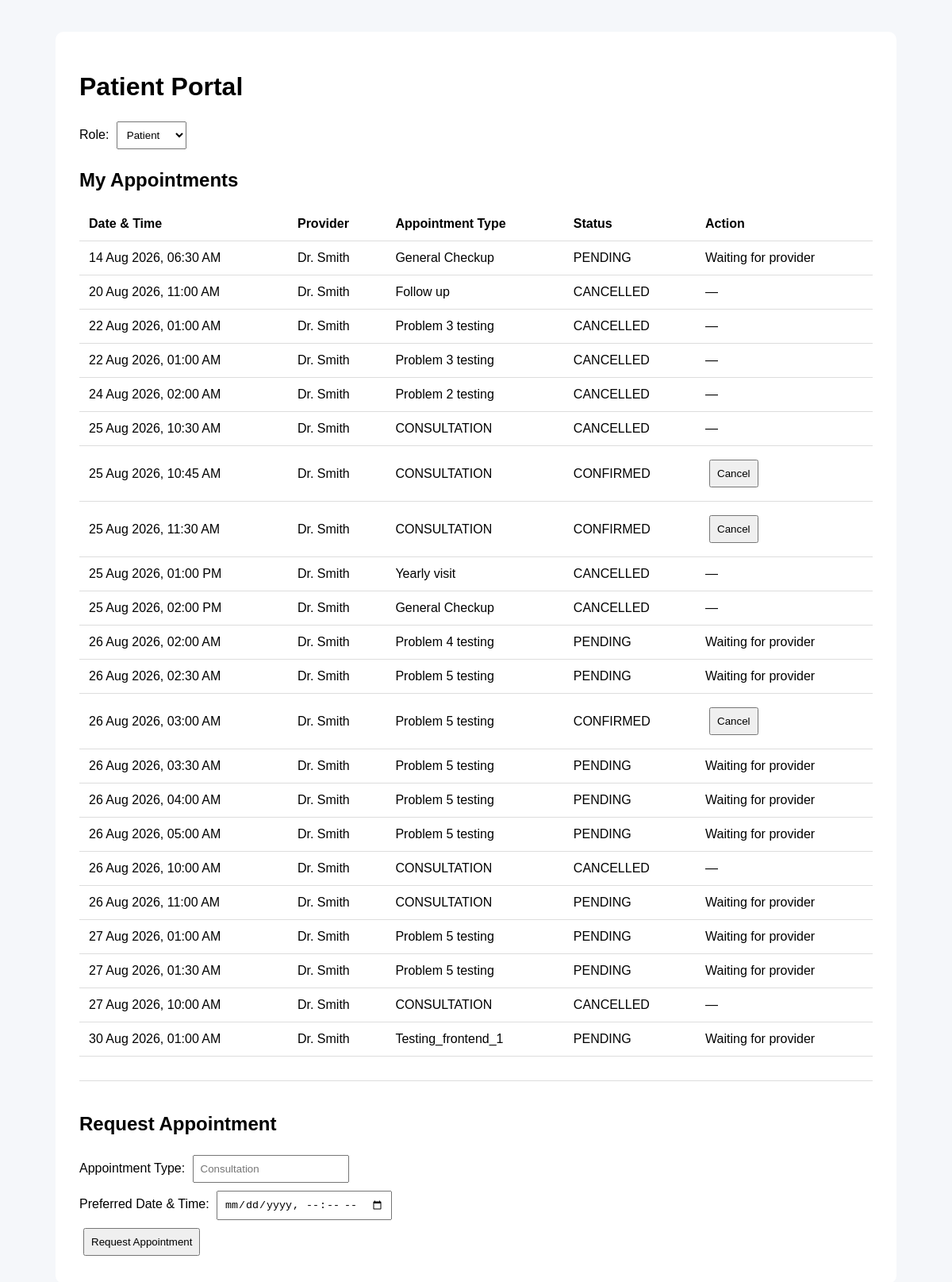
The app's page /appointments/patient/ with its own data.
### appointments/models.py (models this page shows, shortened)
class Appointment(models.Model):
    class Status(models.TextChoices):
        PENDING = "PENDING", "Pending"
        CONFIRMED = "CONFIRMED", "Confirmed"
        CANCELLED = "CANCELLED", "Cancelled"
    patient = models.ForeignKey(
        Patient,
        on_delete=models.CASCADE,
        related_name="appointments",
    )
    provider = models.ForeignKey(
        Provider,
        on_delete=models.CASCADE,
        related_name="appointments",
    )
    appointment_type = models.CharField(max_length=100)
    scheduled_at = models.DateTimeField()
    status = models.CharField(
        max_length=20,
        choices=Status.choices,
        default=Status.PENDING,
    )
    version = models.PositiveIntegerField(default=1)
    created_at = models.DateTimeField(auto_now_add=True)
    updated_at = models.DateTimeField(auto_now=True)

class Provider(models.Model):
    name = models.CharField(max_length=100)
    email = models.EmailField(unique=True)

### appointments/views.py (the view, shortened to what this page needs)
# urls.py: path("patient/", views.patient_portal, name="patient-portal"),
def patient_portal(request):
    patient = Patient.objects.first()
    appointments = Appointment.objects.filter(patient=patient).select_related("provider").order_by("scheduled_at")
    return render(
        request,
        "patient.html",
        {
            "appointments": appointments,
        },
    )

### appointments/templates/patient.html (shortened to what this page needs)
<!DOCTYPE html>
<html>
<head>
</head>
<body>
<div class="container">
    <h1>Patient Portal</h1>
    <label>
        Role:
        <select onchange="changeRole(this.value)">
            <option value="patient" selected>Patient</option>
        </select>
    </label>
    <h2>My Appointments</h2>
    <table>
        <thead>
            <tr>
                <th>Date & Time</th>
                <th>Provider</th>
                <th>Appointment Type</th>
                <th>Status</th>
                <th>Action</th>
            </tr>
        </thead>
        <tbody>
        {% for appointment in appointments %}
            <tr>
                <td>
                    {{ appointment.scheduled_at|date:"d M Y, h:i A" }}
                </td>
                <td>
                    {{ appointment.provider.name }}
                </td>
                <td>
                    {{ appointment.appointment_type }}
                </td>
                <td>
                    {{ appointment.status }}
                </td>
                <td>
                    {% if appointment.status == "CONFIRMED" %}
                        <form method="post"
                              action="{% url 'patient-cancel' appointment.id %}">
                            <button type="submit">
                                Cancel
                            </button>
                        </form>
                    {% elif appointment.status == "PENDING" %}
                        <span>Waiting for provider</span>
                    {% else %}
                        <span>—</span>
                    {% endif %}
                </td>
            </tr>
        {% empty %}
            <tr>
                <td colspan="5">
                    No appointments found.
                </td>
            </tr>
        {% endfor %}
        </tbody>
    </table>
    <div class="form-section">
        <h2>Request Appointment</h2>
        <form method="post">
            <label>
                Appointment Type:
            </label>
            <input
                type="text"
                name="appointment_type"
                placeholder="Consultation"
                required
            >
            <br>
            <label>
                Preferred Date & Time:
            </label>
            <input
                type="datetime-local"
                name="scheduled_at"
                required
            >
            <br>
            <button type="submit">
                Request Appointment
            </button>
        </form>
    </div>
</div>
</body>
</html>

### appointments/templates/patient.html (style rules this page uses)
body { font-family: Arial, sans-serif; margin: 40px; background: #f5f7fa; }
.container { max-width: 1000px; margin: auto; background: white; padding: 30px; border-radius: 10px; }
h1 { margin-bottom: 20px; }
select, input, button { padding: 8px; margin: 5px; }
table { width: 100%; border-collapse: collapse; margin-top: 20px; }
th, td { padding: 12px; border-bottom: 1px solid #ddd; text-align: left; }
.form-section { margin-top: 30px; padding-top: 20px; border-top: 1px solid #ddd; }
button { cursor: pointer; }

### records on screen
Appointment: scheduled_at "14 Aug 2026, 06:30 AM", provider.name "Dr. Smith", appointment_type "General Checkup", status "PENDING", shows "Waiting for provider"
Appointment: scheduled_at "20 Aug 2026, 11:00 AM", provider.name "Dr. Smith", appointment_type "Follow up", status "CANCELLED"
Appointment: scheduled_at "22 Aug 2026, 01:00 AM", provider.name "Dr. Smith", appointment_type "Problem 3 testing", status "CANCELLED"
Appointment: scheduled_at "22 Aug 2026, 01:00 AM", provider.name "Dr. Smith", appointment_type "Problem 3 testing", status "CANCELLED"
Appointment: scheduled_at "24 Aug 2026, 02:00 AM", provider.name "Dr. Smith", appointment_type "Problem 2 testing", status "CANCELLED"
Appointment: scheduled_at "25 Aug 2026, 10:30 AM", provider.name "Dr. Smith", appointment_type "CONSULTATION", status "CANCELLED"
Appointment: scheduled_at "25 Aug 2026, 10:45 AM", provider.name "Dr. Smith", appointment_type "CONSULTATION", status "CONFIRMED"
Appointment: scheduled_at "25 Aug 2026, 11:30 AM", provider.name "Dr. Smith", appointment_type "CONSULTATION", status "CONFIRMED"
Appointment: scheduled_at "25 Aug 2026, 01:00 PM", provider.name "Dr. Smith", appointment_type "Yearly visit", status "CANCELLED"
Appointment: scheduled_at "25 Aug 2026, 02:00 PM", provider.name "Dr. Smith", appointment_type "General Checkup", status "CANCELLED"
Appointment: scheduled_at "26 Aug 2026, 02:00 AM", provider.name "Dr. Smith", appointment_type "Problem 4 testing", status "PENDING", shows "Waiting for provider"
Appointment: scheduled_at "26 Aug 2026, 02:30 AM", provider.name "Dr. Smith", appointment_type "Problem 5 testing", status "PENDING", shows "Waiting for provider"
Appointment: scheduled_at "26 Aug 2026, 03:00 AM", provider.name "Dr. Smith", appointment_type "Problem 5 testing", status "CONFIRMED"
Appointment: scheduled_at "26 Aug 2026, 03:30 AM", provider.name "Dr. Smith", appointment_type "Problem 5 testing", status "PENDING", shows "Waiting for provider"
Appointment: scheduled_at "26 Aug 2026, 04:00 AM", provider.name "Dr. Smith", appointment_type "Problem 5 testing", status "PENDING", shows "Waiting for provider"
Appointment: scheduled_at "26 Aug 2026, 05:00 AM", provider.name "Dr. Smith", appointment_type "Problem 5 testing", status "PENDING", shows "Waiting for provider"
Appointment: scheduled_at "26 Aug 2026, 10:00 AM", provider.name "Dr. Smith", appointment_type "CONSULTATION", status "CANCELLED"
Appointment: scheduled_at "26 Aug 2026, 11:00 AM", provider.name "Dr. Smith", appointment_type "CONSULTATION", status "PENDING", shows "Waiting for provider"
Appointment: scheduled_at "27 Aug 2026, 01:00 AM", provider.name "Dr. Smith", appointment_type "Problem 5 testing", status "PENDING", shows "Waiting for provider"
Appointment: scheduled_at "27 Aug 2026, 01:30 AM", provider.name "Dr. Smith", appointment_type "Problem 5 testing", status "PENDING", shows "Waiting for provider"
Appointment: scheduled_at "27 Aug 2026, 10:00 AM", provider.name "Dr. Smith", appointment_type "CONSULTATION", status "CANCELLED"
Appointment: scheduled_at "30 Aug 2026, 01:00 AM", provider.name "Dr. Smith", appointment_type "Testing_frontend_1", status "PENDING", shows "Waiting for provider"
